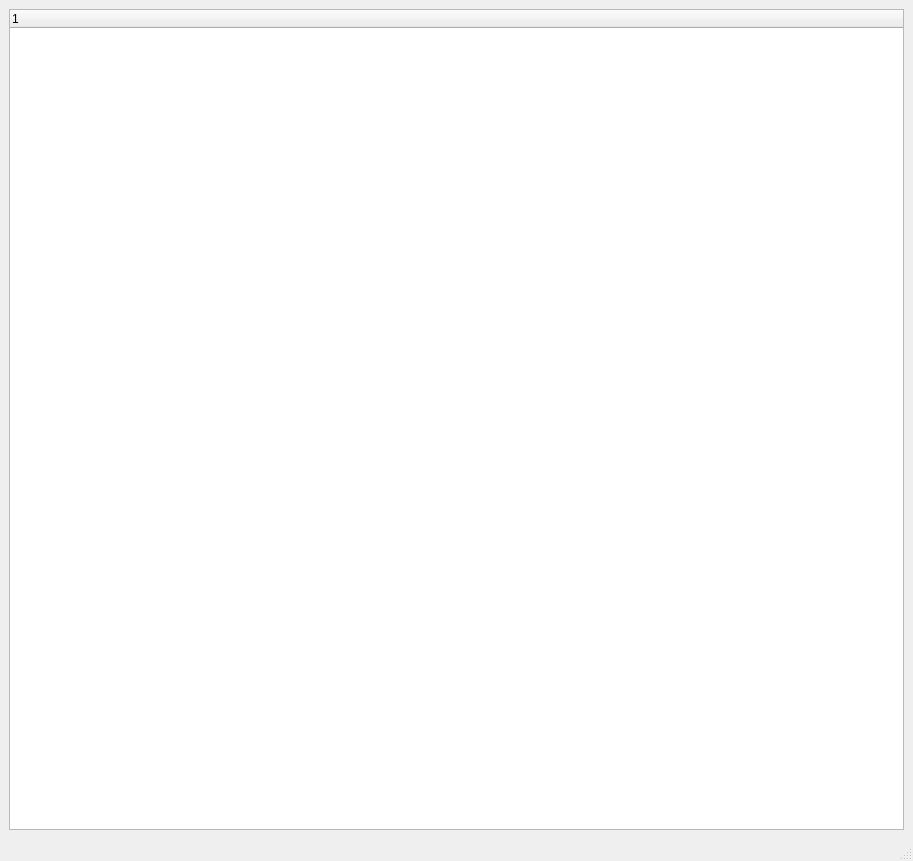
<ui version="4.0" >
 <class>DataViewer</class>
 <widget class="QMainWindow" name="DataViewer" >
  <property name="windowModality" >
   <enum>Qt::NonModal</enum>
  </property>
  <property name="geometry" >
   <rect>
    <x>0</x>
    <y>0</y>
    <width>913</width>
    <height>861</height>
   </rect>
  </property>
  <property name="windowTitle" >
   <string>Data Output</string>
  </property>
  <property name="windowIcon" >
   <iconset resource="icons.qrc" >:/images/imagine.png</iconset>
  </property>
  <widget class="QWidget" name="centralwidget" >
   <layout class="QVBoxLayout" >
    <property name="margin" >
     <number>9</number>
    </property>
    <property name="spacing" >
     <number>6</number>
    </property>
    <item>
     <widget class="QTreeWidget" name="dataTree" />
    </item>
   </layout>
  </widget>
  <widget class="QMenuBar" name="menubar" >
   <property name="geometry" >
    <rect>
     <x>0</x>
     <y>0</y>
     <width>913</width>
     <height>21</height>
    </rect>
   </property>
  </widget>
  <widget class="QStatusBar" name="statusbar" />
 </widget>
 <resources>
  <include location="icons.qrc" />
 </resources>
 <connections/>
</ui>
